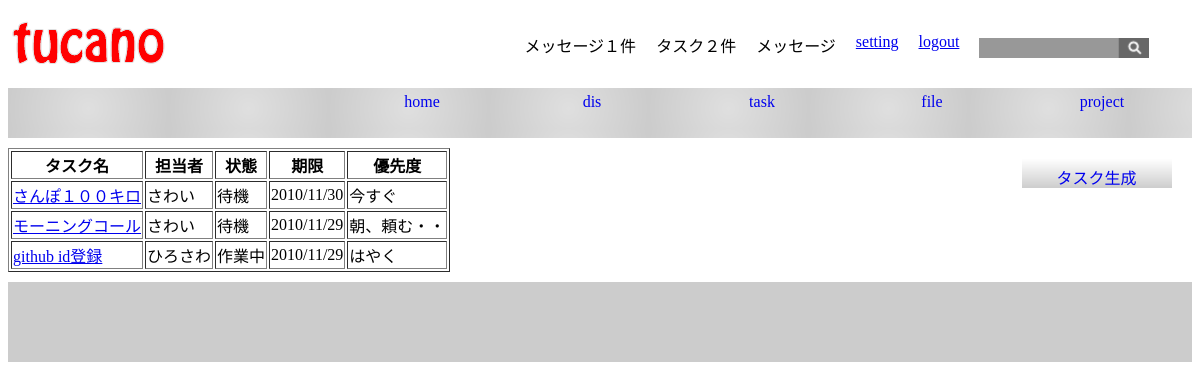
/admin/task/task.php (signed in), run on an earlier commit of the app's database.
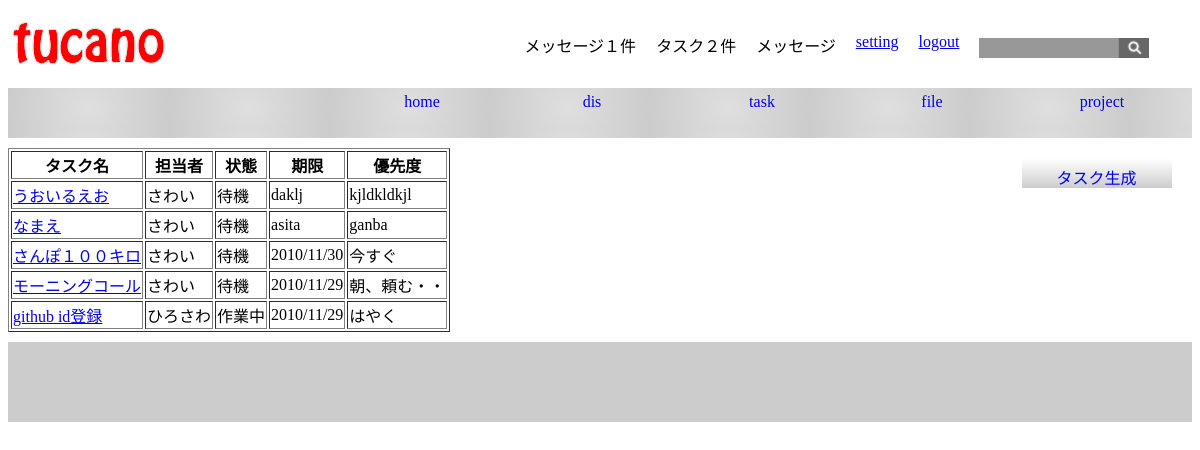
And on a later commit of the database.
### tables this page shows
CREATE TABLE `tasks` (
  `t_id` int(11) NOT NULL AUTO_INCREMENT,
  `p_id` int(11) NOT NULL,
  `t_name` varchar(50) NOT NULL,
  `u_id` int(11) DEFAULT NULL,
  `t_limit` varchar(12) NOT NULL,
  `t_priority` varchar(18) DEFAULT NULL,
  `t_end` varchar(50) DEFAULT NULL,
  `t_body` text,
  `created` datetime DEFAULT NULL,
  `modified` datetime DEFAULT NULL,
  `t_begin` varchar(12) DEFAULT NULL,
  `s_id` int(11) NOT NULL,
  PRIMARY KEY (`t_id`),
  KEY `p_id` (`p_id`),
  KEY `p_id_2` (`p_id`,`u_id`),
  KEY `u_id` (`u_id`),
  KEY `s_id` (`s_id`)
);

CREATE TABLE `users` (
  `u_id` int(11) NOT NULL AUTO_INCREMENT,
  `u_project` int(11) DEFAULT NULL,
  `u_name` varchar(20) NOT NULL,
  `u_mail` varchar(80) NOT NULL,
  `u_password` varchar(30) NOT NULL,
  `created` datetime DEFAULT NULL,
  `modified` datetime DEFAULT NULL,
  PRIMARY KEY (`u_id`),
  UNIQUE KEY `u_mail` (`u_mail`),
  UNIQUE KEY `u_mail_2` (`u_mail`),
  KEY `u_project` (`u_project`)
);

CREATE TABLE `statuses` (
  `s_id` int(11) NOT NULL AUTO_INCREMENT,
  `s_status` varchar(20) NOT NULL,
  PRIMARY KEY (`s_id`),
  UNIQUE KEY `s_status` (`s_status`)
);

### config/include.php (called while the page is built, shortened)
<?php
function db_con() {
    $con = mysqli_connect("localhost", "root", "hoge", "tucano");
    return $con;
}
function db_result($sql) {
    $con = db_con();
    $result = mysqli_query($con, $sql);
    return $result;
}
?>

### admin/task/task.php (the view, shortened to what this page needs)
<?php
include "../../config/include.php";
$msg = "";
$sql = "SELECT * FROM tasks, users, statuses WHERE p_id = {$_SESSION["u_project"]} "
     . "AND users.u_id = tasks.u_id AND statuses.s_id = tasks.s_id ORDER BY t_limit DESC";
$result = db_result($sql);
if ($result){
    $msg .= <<< END
<table border="1">
<tr>
  <th>タスク名</th>
  <th>担当者</th>
  <th>状態</th>
  <th>期限</th>
  <th>優先度</th>
</tr>
END;
    while($data = mysqli_fetch_array($result)){
        $msg .= <<< END
<tr>
<td><a href="./task-detail.php?t_id={$data["t_id"]}">{$data["t_name"]}</a></td>
<td>{$data["u_name"]}</td>
<td>{$data["s_status"]}</td>
<td>{$data["t_limit"]}</td>
<td>{$data["t_priority"]}</td>
</tr>
END;
    }
} else {
    $msg .= "タスクはありません";
}
$msg .= <<< END
</table>
END;
?>
<!DOCTYPE html PUBLIC "-//W3C//DTD XHTML 1.0 Transitional//EN" "http://www.w3.org/TR/xhtml1/DTD/xhtml1-transitional.dtd">
<html xmlns="http://www.3w.prg/1999/xhtml">
<head>
<link rel="stylesheet" type="text/css" href="../../css/main.css">
</head>
<body>
<div id="header">
  <div id="logo"></div>
  <div id="head-menu">
    <ul>
      <li>メッセージ１件</li>
      <li>タスク２件</li>
      <li>メッセージ</li>
      <li><a href="../setting/setting.html">setting</a></li>
      <li><a href="../../index.php">logout</a></li>
      <li><img id="src" src="../../img/src.jpg"></li>
    </ul>
  </div>
</div>
<div id="nav">
  <ul>
    <li><a href="../index.html">home</a></li>
    <li><a href="../discussion/discussion.html">dis</a></li>
    <li><a href="./task.php">task</a></li>
    <li><a href="../file/uploader.html">file</a></li>
    <li><a href="../project/members.html">project</a></li>
  </ul>
</div>
<div id="content">
  <div id="main">
    <?php print $msg; ?>
  </div>
  <div id="side">
    <div class="side-button"><a href="./task-create.php">タスク生成</a></div>
  </div>
</div>
<div id="footer">
</div>
</body>
</html>

### css/main.css (style rules this page uses)
body { padding:0; }
img { border:0; }
#header { width:100%; height:80px; }
#logo { float:left; position:relative; height:80px; width:160px; left:0px; top:0px; background:url("../img/logo.png") no-repeat; }
#head-menu { float:left; margin:0 5px; width:85%; height:80px; }
#head-menu ul { float:right; margin:0; padding:25px 10px; }
#head-menu li { float:left; list-style:none; padding:0 10px; }
#src { margin:5px 10px 0 0; width:170px; }
#nav { float:left; width:100%; background:url(../img/menu2.png); }
#nav ul { float:right; margin:0; padding:0 5px; }
#nav li { text-align:center; float:left; list-style:none; }
#nav li a { text-decoration:none; float:left; display:block; width:160px; height:40px; text-align:center; padding:5px; }
#content { clear:both; overflow:hidden; }
#main { margin-top:10px; float:left; width:80%; height:100%; }
#side { margin-top:20px; padding-bottom:300000px; margin-bottom:-300000px; margin-left:82%; height:100%; }
.side-button { width:150px; height:23px; background:url("../img/side-menu2.png") no-repeat; margin-left:20%; margin-right:20%; text-align:center; padding-top:7px; margin-top:10px; }
.side-button a { text-decoration:none; }
#footer { background:url(../img/header.png); clear:both; margin-top:10px; width:100%; height:80px; }

What changed in the data, as far as the page shows it:
added tasks: t_name "うおいるえお", u.u_name "さわい", s.s_status "待機", t_limit "daklj", t_priority "kjldkldkjl"
added tasks: t_name "なまえ", u.u_name "さわい", s.s_status "待機", t_limit "asita", t_priority "ganba"
